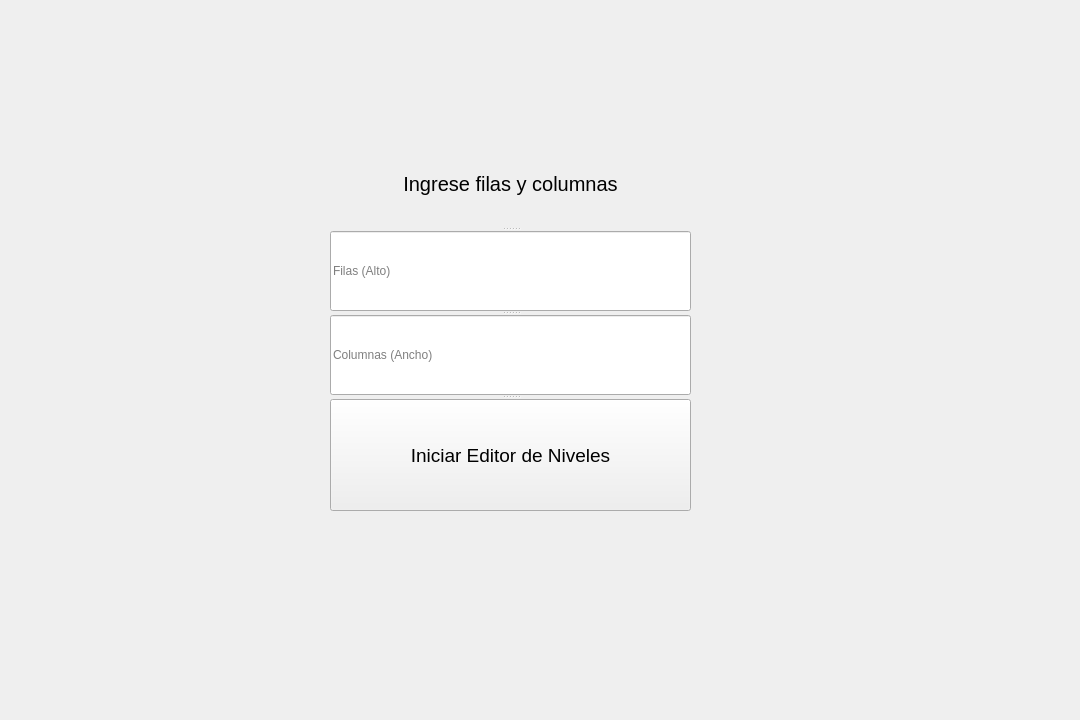
<?xml version="1.0" encoding="UTF-8"?>
<ui version="4.0">
 <class>SetupWindow</class>
 <widget class="QWidget" name="SetupWindow">
  <property name="geometry">
   <rect>
    <x>0</x>
    <y>0</y>
    <width>1080</width>
    <height>720</height>
   </rect>
  </property>
  <property name="windowTitle">
   <string>Configuración del Escenario</string>
  </property>
  <widget class="QSplitter" name="splitter">
   <property name="geometry">
    <rect>
     <x>330</x>
     <y>140</y>
     <width>361</width>
     <height>371</height>
    </rect>
   </property>
   <property name="orientation">
    <enum>Qt::Vertical</enum>
   </property>
   <widget class="QLabel" name="instructionLabel">
    <property name="font">
     <font>
      <pointsize>15</pointsize>
     </font>
    </property>
    <property name="text">
     <string>Ingrese filas y columnas</string>
    </property>
    <property name="alignment">
     <set>Qt::AlignCenter</set>
    </property>
   </widget>
   <widget class="QLineEdit" name="rowsInput">
    <property name="placeholderText">
     <string>Filas (Alto)</string>
    </property>
   </widget>
   <widget class="QLineEdit" name="colsInput">
    <property name="placeholderText">
     <string>Columnas (Ancho)</string>
    </property>
   </widget>
   <widget class="QPushButton" name="startLevelEditorButton">
    <property name="font">
     <font>
      <pointsize>14</pointsize>
     </font>
    </property>
    <property name="text">
     <string>Iniciar Editor de Niveles</string>
    </property>
   </widget>
  </widget>
 </widget>
 <resources/>
 <connections/>
</ui>
